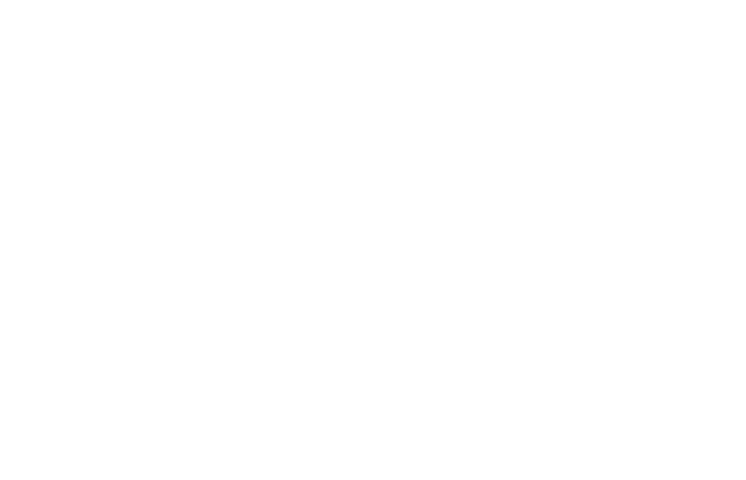
Frame 1 (no input)
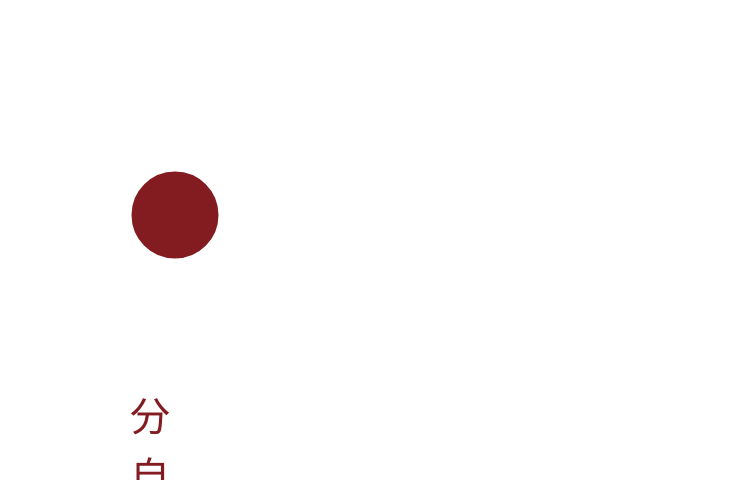
Frame 60 (no input)
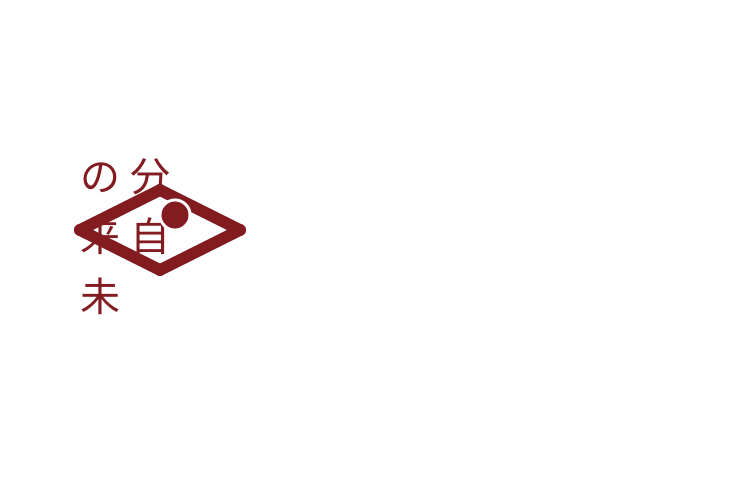
Frame 120 (the mouse pressed at the canvas centre since frame 60)

The p5.js sketch that drew these frames (run headless with seeded random() and noise() and a simulated clock; from frame 60 on, the mouse is pressed at the canvas centre):

// p5.js sketch
// ── sketch.js
let t = 0;

function setup() {
  createCanvas(746,480);
  textFont("sans-serif");
}

function draw() {

  background(255);

  t++;

  //------------------------
  // 「未来の自分」の文字
  //------------------------

  fill(130,28,33);
  noStroke();
  textSize(40);
  textAlign(CENTER, CENTER);

  let y1 = max(240, 420 - (t-30)*4);
  let y2 = max(190, 420 - (t-45)*4);
  let y3 = max(140, 420 - (t-60)*4);
  let y4 = max(90, 420 - (t-75)*4);
  let y5 = max(40, 420 - (t-90)*4);

  
  if(t>30){
    text("分",150,y3);
  }

 if(t>45){
    text("自",150,y4);
  }

  if(t>60){
    text("の",100,y3);
  }

  if(t>75){
    text("来",100,y4);
  }

  if(t>90){
    text("未",100,y5);
  }


  //------------------------
  // ロゴ本体
  //------------------------

  strokeWeight(12);

  if(t>60){

    stroke(130,28,33);

    line(80,230,
         min(160,80+(t-60)*2),
         max(190,230-(t-60)));

    line(160,190,
         min(240,160+(t-60)*2),
         min(230,190+(t-60)));

    line(240,230,
         max(160,240-(t-60)*2),
         min(270,230+(t-60)));

    line(160,270,
         max(80,160-(t-60)*2),
         max(230,270-(t-60)));
  }


  //------------------------
  // 青い部分
  //------------------------

  if(t>120){

    //"S"
    stroke(18,51,89);
    strokeWeight(12);

    line(80,250,155,287);
    line(80,250,155,350);
    line(155,350,80,(350-37));
  }

  if(t>150){

    //"U"
    stroke(0,84,145);
    strokeWeight(12);

    line(170,350,170,287);
    line(170,350,240,(350-37));
    line(240,(350-37),240,250);
  }

  //------------------------
  // 中央の赤丸
  //------------------------

  if(t>50){

    strokeWeight(3);
    stroke(255,255,255);

    fill(130,28,33);

    circle(175,215,min(30,t-150));

    strokeWeight(8);
    noStroke();
  }


  //------------------------
  // キャッチコピー
  //------------------------

  if(t>210){

    fill(20,50,90);

    textSize(32);

    text("偉大なる平凡人たれ",390,90);

  }


  //------------------------
  // 100th
  //------------------------

  if(t>230){

    fill(130,28,33);

    textSize(120);

    text("100",min(390,150+t),220);

    textSize(60);

    text("th",min(550,360+t),220);

  }


  //------------------------
  // Anniversary
  //------------------------

  if(t>250){

    textSize(42);

    text("Anniversary",390,300);

  }


  //------------------------
  // Since
  //------------------------

  if(t>270){

    textSize(28);

    text("SINCE 1928",390,340);

  }


  //------------------------
  // 学校名
  //------------------------

  if(t>290){

    textSize(32);

    text("学校法人大阪産業大学",300,400);

  }

}
